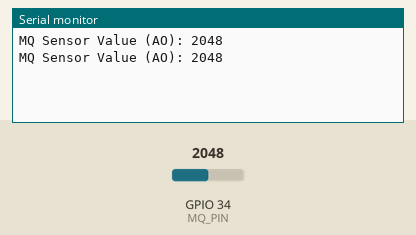
This sketch was run on a simulated ESP32. Parts: the last lines printed to the serial monitor. The test bench sets the inputs (shaded band); at power-on: GPIO 34 (MQ_PIN) = 2048.

Above: at 1.8 s.
1.9 s: GPIO 34 (MQ_PIN) set to 2866
At 2.8 s:
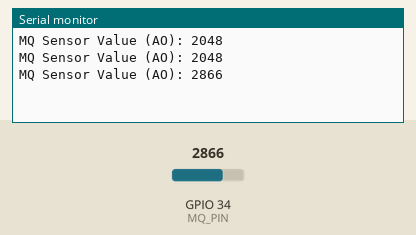
3.4 s: GPIO 34 (MQ_PIN) set to 3603
At 4.7 s:
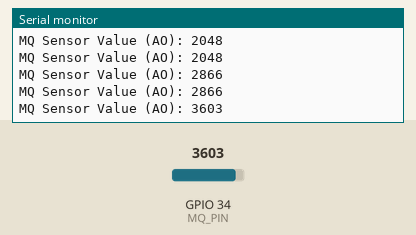
Timing chart, 0 to 6.4 s (numbered marks = the images above; inputs shaded):
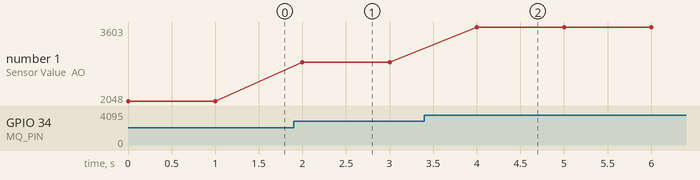

Measured:
- after the input at 1.9 s, the serial monitor: prints a new line after 0.10 s (image 1)
- after the input at 3.4 s, the serial monitor: prints a new line after 0.60 s (image 2)
- plotted number 1: 2048 → 2866 after the input at 1.9 s, 2866 → 3603 after the input at 3.4 s

The sketch:

gas_sensor_simple_reading.ino
```cpp
// MQ sensor AO pin
#define MQ_PIN 34   // ADC pin on ESP32

int sensorValue = 0;


void setup() {
  Serial.begin(115200);
  pinMode(MQ_PIN, INPUT);
}

void loop() {
  sensorValue = analogRead(MQ_PIN);  // 0 - 4095
  Serial.print("MQ Sensor Value (AO): ");
  Serial.println(sensorValue);
  delay(1000);
}
```
